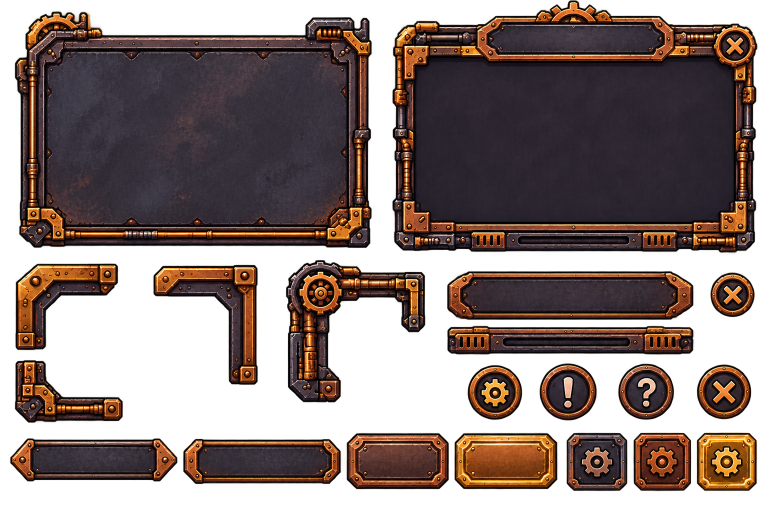
#> input picture Assets/Art/UI/SteampunkUiSheet.png, 1536 x 1024 px (shown at 1/2 size)
$ python key_ui_sheet.py
#> lines starting #> are read from the running program, lines starting #| are printed output that depends on the picture; after the words box and inside, x2 and y2 are one past the last pixel; in counts of white or black regions, pixels touching at a corner belong together
"""스토리 024. 사용자 스팀펑크 UI 시트의 갈색 배경을 투명으로 바꾸고 조각 rect·9분할 border를 JSON으로 기록한다.

PIL만 사용(numpy 없음). 원본은 건드리지 않는다.
사용: python tools/art/key_ui_sheet.py [--root <repo>] [--out-dir <dir>]

키잉 방식(외곽선 장벽 + 테두리 플러드):
  1. 조각은 거의 검은 외곽선(max(R,G,B) < OUTLINE_MAX)으로 둘러싸여 있다. 배경의 가장 어두운 곳도 max ≈ 31이라 구분된다.
  2. 외곽선 마스크를 1px 팽창(MaxFilter 3)해 안티앨리어싱 틈을 막는다.
  3. 이미지 테두리에서 외곽선이 아닌 픽셀로 플러드 → 닿은 곳 = 배경. 닿지 않은 곳 = 전경(조각 내부 구멍 자동 채움).
  4. 전경을 1px 침식(MinFilter 3)해 팽창분과 갈색 테를 없앤다.
"""
import argparse, json, os
from collections import deque
from PIL import Image, ImageDraw, ImageFilter, ImageChops

OUTLINE_MAX = 20        # 이 값보다 어두운(max 채널) 픽셀 = 외곽선 장벽
MIN_PIECE_AREA = 400    # 이보다 작은 연결 성분은 티끌로 버린다

# 9분할 border(시트 픽셀, l/b/r/t)와 내용 여백(pad: 프레임 두께, 글자가 파이프와 겹치지 않는 안쪽 거리).
# border는 모서리 장식(톱니·이음쇠)이 늘어나지 않게 pad보다 클 수 있다.
SPEC = {
    "frame_plain":       {"border": (176, 56, 136, 84),  "pad": (64, 48, 48, 76)},
    "frame_titled":      {"border": (180, 64, 180, 118), "pad": (44, 60, 44, 116)},
    "title_plate":       {"border": (44, 16, 44, 20),    "pad": (40, 12, 40, 18)},
    "progress_bar":      {"border": (112, 24, 112, 24),  "pad": (112, 16, 112, 20)},
    "btn_dark_arrows":   {"border": (44, 16, 44, 16),    "pad": (42, 14, 42, 12)},
    "btn_dark":          {"border": (32, 18, 32, 18),    "pad": (28, 13, 26, 13)},
    "btn_copper":        {"border": (24, 24, 24, 24),    "pad": (28, 24, 28, 24)},
    "btn_gold":          {"border": (24, 24, 24, 24),    "pad": (28, 24, 28, 24)},
    "slot_dark":         {"border": (24, 24, 24, 24),    "pad": (13, 12, 12, 12)},
    "slot_copper":       {"border": (24, 24, 24, 24),    "pad": (13, 12, 12, 12)},
    "slot_gold":         {"border": (24, 24, 24, 24),    "pad": (13, 12, 12, 12)},
}

def key(im):
    W, H = im.size
    r, g, b = im.split()
    mx = ImageChops.lighter(ImageChops.lighter(r, g), b)
    m = mx.point(lambda v: 255 if v < OUTLINE_MAX else 0).filter(ImageFilter.MaxFilter(3))
    seeds = [(x, y) for x in range(W) for y in (0, H - 1)] + [(x, y) for y in range(H) for x in (0, W - 1)]
    for p in seeds:
        if m.getpixel(p) == 0:
            ImageDraw.floodfill(m, p, 128)
    fg = m.point(lambda v: 0 if v == 128 else 255).filter(ImageFilter.MinFilter(3))
    out = im.convert("RGBA"); out.putalpha(fg)
    return out

def components(alpha, W, H):
    a = alpha.tobytes(); seen = bytearray(W * H); comps = []
    for i in range(W * H):
        if not a[i] or seen[i]:
            continue
        q = deque([i]); seen[i] = 1; n = 0; x0 = y0 = 1 << 30; x1 = y1 = -1
        while q:
            j = q.popleft(); n += 1; x, y = j % W, j // W
            x0 = min(x0, x); x1 = max(x1, x); y0 = min(y0, y); y1 = max(y1, y)
            for k in ((j - 1) if x > 0 else -1, (j + 1) if x < W - 1 else -1, j - W, j + W):
                if 0 <= k < W * H and a[k] and not seen[k]:
                    seen[k] = 1; q.append(k)
        if n >= MIN_PIECE_AREA:
            comps.append({"x": x0, "y": y0, "w": x1 - x0 + 1, "h": y1 - y0 + 1, "area": n})
    return comps

def name_pieces(comps, H):
    """위치·크기 규칙(시트 위쪽 기준 y). 애매하면 JSON을 손으로 고친다."""
    named = {}
    row1 = sorted([c for c in comps if c["y"] < 520], key=lambda c: c["x"])
    row3 = sorted([c for c in comps if c["y"] >= 860], key=lambda c: c["x"])
    row2 = [c for c in comps if 520 <= c["y"] < 860]
    for n, c in zip(["frame_plain", "frame_titled"], row1): named[n] = c
    for n, c in zip(["btn_dark_arrows", "btn_dark", "btn_copper", "btn_gold", "slot_dark", "slot_copper", "slot_gold"], row3): named[n] = c
    rounds = sorted([c for c in row2 if abs(c["w"] - c["h"]) <= 4 and c["w"] < 130], key=lambda c: (c["y"] > 700, c["x"]))
    for n, c in zip(["btn_round_close_top", "btn_round_gear", "btn_round_alert", "btn_round_help", "btn_round_close"], rounds): named[n] = c
    for c in row2:
        if c in rounds: continue
        cx = c["x"] + c["w"] / 2
        if c["w"] > 400: named["title_plate" if c["h"] > 80 else "progress_bar"] = c
        elif cx < 300: named["corner_a" if c["y"] < 700 else "pipe_corner_small"] = c
        elif cx < 560: named["corner_b"] = c
        else: named["pipe_corner_gear"] = c
    if len(named) != len(comps):
        raise SystemExit(f"이름 규칙 불일치: 성분 {len(comps)}개, 이름 {len(named)}개")
    out = []
    for n, c in named.items():
        spec = SPEC.get(n, {"border": (0, 0, 0, 0), "pad": (0, 0, 0, 0)})
        l, b, r, t = spec["border"]; pl, pb, pr, pt = spec["pad"]
        out.append({"name": n, "x": c["x"], "y": H - c["y"] - c["h"], "w": c["w"], "h": c["h"],
                    "border": {"l": l, "b": b, "r": r, "t": t}, "pad": {"l": pl, "b": pb, "r": pr, "t": pt}})
    return sorted(out, key=lambda e: (-e["y"], e["x"]))

def main():
    here = os.path.dirname(os.path.abspath(__file__))
    ap = argparse.ArgumentParser()
    ap.add_argument("--root", default=os.path.normpath(os.path.join(here, "..", "..")))
    ap.add_argument("--out-dir", default=None, help="keyed png·json·콘택트 시트 출력 폴더(기본: 저장소 경로)")
    a = ap.parse_args()
    src = os.path.join(a.root, "Assets/Art/UI/SteampunkUiSheet.png")
    keyed_path = os.path.join(a.out_dir or os.path.join(a.root, "Assets/Art/UI"), "SteampunkUiSheet_keyed.png")
    json_path = os.path.join(a.out_dir or os.path.join(a.root, "tools/art"), "ui_sheet_rects.json")
    ev_dir = a.out_dir or os.path.join(a.root, "production/qa/evidence/story-024-ui-skin-sprite-sheet")
    os.makedirs(ev_dir, exist_ok=True)
    im = Image.open(src).convert("RGB"); W, H = im.size
#> after `im = Image.open(src).convert('RGB')`:
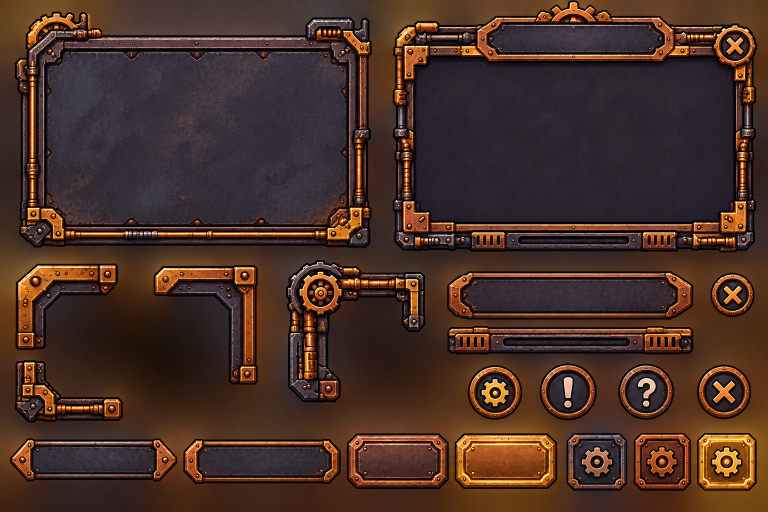
#> im: PIL image 1536x1024 RGB (shown at 1/2 size); mean R, G, B 72.9, 48.4, 38.4
#> after `W, H = im.size`: W = 1536; H = 1024
    keyed = key(im); keyed.save(keyed_path)
#> in key, `r, g, b = im.split()`:
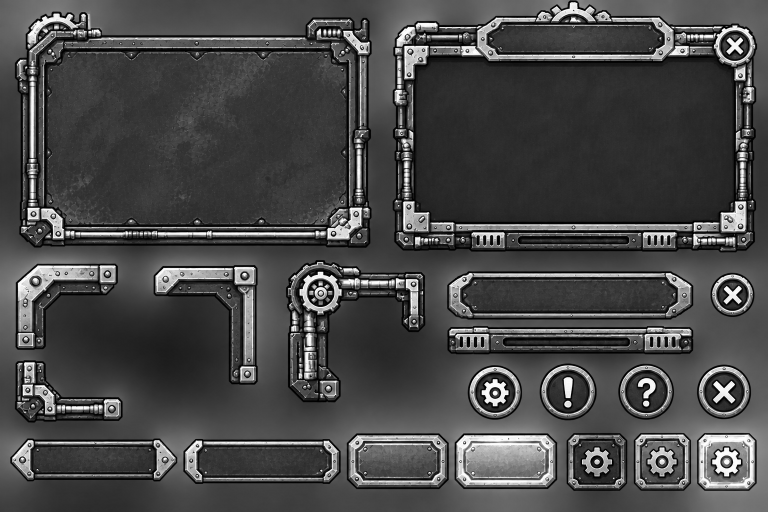
#> r: PIL image 1536x1024 L (shown at 1/2 size); min 0, max 255, mean 72.9
#> in key, `r, g, b = im.split()`:
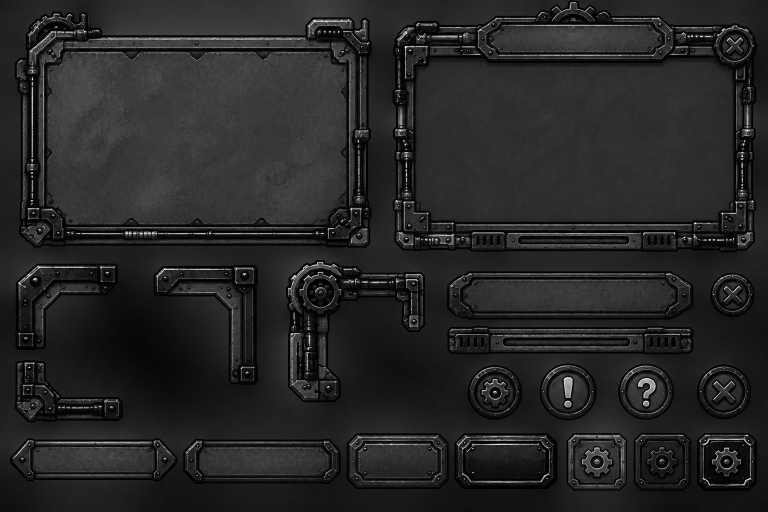
#> b: PIL image 1536x1024 L (shown at 1/2 size); min 0, max 255, mean 38.4
#> in key, `m = mx.point(lambda v: 255 if v < OUTLINE_MAX else 0).filter(ImageFilt..`:
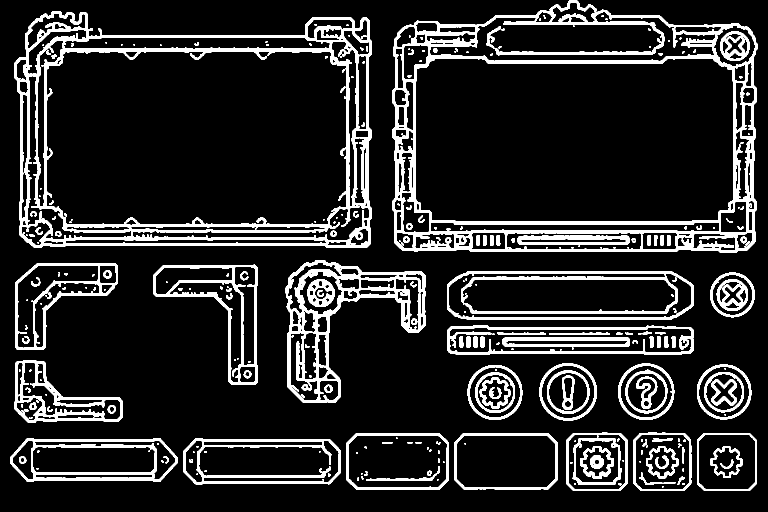
#> m: PIL image 1536x1024 L (shown at 1/2 size); 13.9% white; 322 white regions (132 under 20 px), largest, box (x1, y1, x2, y2) and area: (785, 0, 1515, 506) 47483, (29, 23, 744, 496) 46245, (571, 520, 851, 805) 16062
#> after the loop in key, `for p in seeds:`:
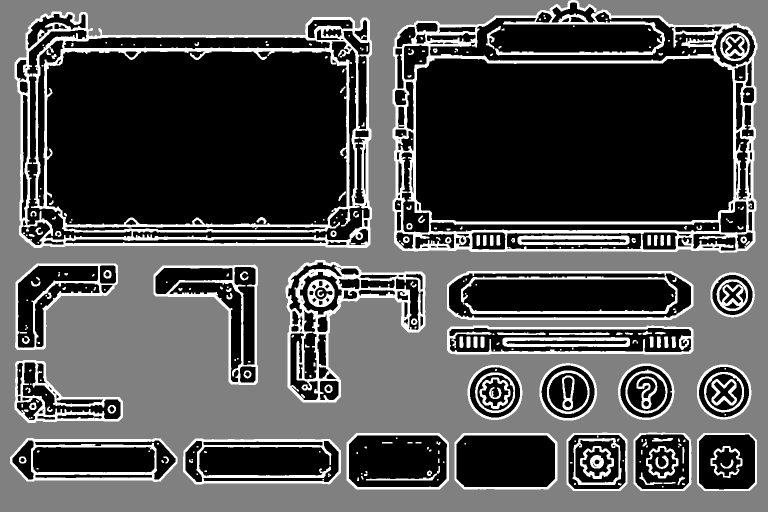
#> m: PIL image 1536x1024 L (shown at 1/2 size); min 0, max 255, mean 82.7
#> in key, `fg = m.point(lambda v: 0 if v == 128 else 255).filter(ImageFilter.MinF..`:
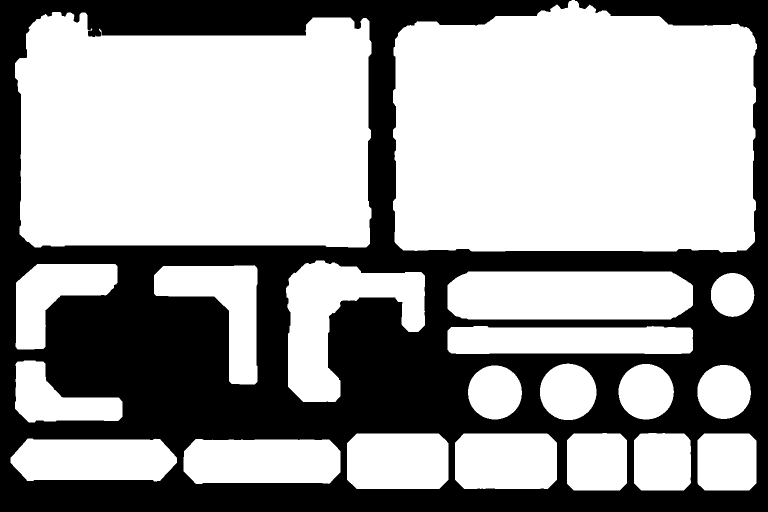
#> fg: PIL image 1536x1024 L (shown at 1/2 size); 62% white; 1 black region, box (x1, y1, x2, y2) and area: (0, 0, 1536, 1024) 597612
    mag = Image.new("RGBA", (W, H), (255, 0, 255, 255)); mag.alpha_composite(keyed)
#> after `mag.alpha_composite(keyed)`:
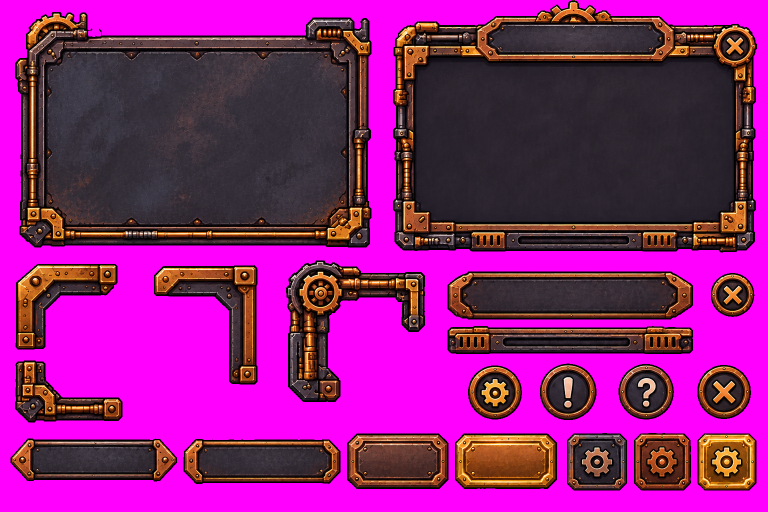
#> mag: PIL image 1536x1024 RGBA (shown at 1/2 size); mean R, G, B, A 142.2, 31, 124.1, 255
    mag.convert("RGB").save(os.path.join(ev_dir, "keyed_contact.png"))
    pieces = name_pieces(components(keyed.getchannel("A"), W, H), H)
#> after the loop in components, `for i in range(W * H):`: comps = 20 items
#> in name_pieces, `row1 = sorted([c for c in comps if c["y"] < 520], key=lambda c: c["x"])`: row1 = 2 items
#> in name_pieces, `row3 = sorted([c for c in comps if c["y"] >= 860], key=lambda c: c["x"])`: row3 = 7 items
#> in name_pieces, `row2 = [c for c in comps if 520 <= c["y"] < 860]`: row2 = 11 items
#> the loop in name_pieces, `for n, c in zip(["frame_plain", "frame_titled"], row1): named[n] = c` made 2 passes
#> (n, c) on passes 1 to 2: ('frame_plain', {'x': 30, 'y': 24, 'w': 713, 'h': 471, 'area': 301503}), ('frame_titled', {'x': 786, 'y': 0, 'w': 728, 'h': 505, 'area': 332465})
#> after the loop in name_pieces, `for n, c in zip(["frame_plain", "frame_titled"], row1): named[n] = c`: named = 2 items
#> the loop in name_pieces, `for n, c in zip(["btn_dark_arrows", "btn_dark", "btn_copper", "btn_gol..` made 7 passes
#> (n, c) on passes 1 to 7: ('btn_dark_arrows', {'x': 21, 'y': 877, 'w': 333, 'h': 86, 'area': 24736}), ('btn_dark', {'x': 367, 'y': 878, 'w': 314, 'h': 90, 'area': 26211}), ('btn_copper', {'x': 694, 'y': 867, 'w': 203, 'h': 111, 'area': 21806}), ('btn_gold', {'x': 910, 'y': 867, 'w': 204, 'h': 111, 'area': 21931}), ('slot_dark', {'x': 1134, 'y': 866, 'w': 120, 'h': 115, 'area': 13311}), ('slot_copper', {'x': 1268, 'y': 866, 'w': 114, 'h': 115, 'area': 12599}), ('slot_gold', {'x': 1395, 'y': 867, 'w': 118, 'h': 114, 'area': 13050})
#> after the loop in name_pieces, `for n, c in zip(["btn_dark_arrows", "btn_dark", "btn_copper", "btn_gol..`: named = 9 items
#> in name_pieces, `rounds = sorted([c for c in row2 if abs(c["w"] - c["h"]) <= 4 and c["w..`: rounds = 5 items
#> the loop in name_pieces, `for n, c in zip(["btn_round_close_top", "btn_round_gear", "btn_round_a..` made 5 passes
#> (n, c) on passes 1 to 5: ('btn_round_close_top', {'x': 1422, 'y': 546, 'w': 87, 'h': 88, 'area': 5982}), ('btn_round_gear', {'x': 936, 'y': 731, 'w': 108, 'h': 108, 'area': 9156}), ('btn_round_alert', {'x': 1080, 'y': 727, 'w': 113, 'h': 113, 'area': 10036}), ('btn_round_help', {'x': 1237, 'y': 728, 'w': 111, 'h': 111, 'area': 9641}), ('btn_round_close', {'x': 1395, 'y': 730, 'w': 107, 'h': 108, 'area': 9103})
#> after the loop in name_pieces, `for n, c in zip(["btn_round_close_top", "btn_round_gear", "btn_round_a..`: named = 14 items
#> the loop in name_pieces, `for c in row2:` made 11 passes
#> (c, cx) on passes 1, 2, 3, 4, 6, 7: ({'x': 572, 'y': 521, 'w': 278, 'h': 283, 'area': 37108}, 711), ({'x': 31, 'y': 528, 'w': 204, 'h': 171, 'area': 18510}, 133), ({'x': 308, 'y': 530, 'w': 207, 'h': 239, 'area': 22532}, 411.5), ({'x': 895, 'y': 543, 'w': 491, 'h': 96, 'area': 45162}, 1140.5), ({'x': 895, 'y': 652, 'w': 491, 'h': 56, 'area': 25808}, 1140.5), ({'x': 30, 'y': 721, 'w': 215, 'h': 124, 'area': 14602}, 137.5)
#> after the loop in name_pieces, `for c in row2:`: named = 20 items
#> the loop in name_pieces, `for n, c in named.items():` made 20 passes
#> (n, c, l, b, r, t, pl, pb) on passes 1 to 7: ('frame_plain', {'x': 30, 'y': 24, 'w': 713, 'h': 471, 'area': 301503}, 176, 56, 136, 84, 64, 48), ('frame_titled', {'x': 786, 'y': 0, 'w': 728, 'h': 505, 'area': 332465}, 180, 64, 180, 118, 44, 60), ('btn_dark_arrows', {'x': 21, 'y': 877, 'w': 333, 'h': 86, 'area': 24736}, 44, 16, 44, 16, 42, 14), ('btn_dark', {'x': 367, 'y': 878, 'w': 314, 'h': 90, 'area': 26211}, 32, 18, 32, 18, 28, 13), ('btn_copper', {'x': 694, 'y': 867, 'w': 203, 'h': 111, 'area': 21806}, 24, 24, 24, 24, 28, 24), ('btn_gold', {'x': 910, 'y': 867, 'w': 204, 'h': 111, 'area': 21931}, 24, 24, 24, 24, 28, 24), ('slot_dark', {'x': 1134, 'y': 866, 'w': 120, 'h': 115, 'area': 13311}, 24, 24, 24, 24, 13, 12)
#> pieces = 20 items
    with open(json_path, "w", encoding="utf-8") as f:
        json.dump(pieces, f, ensure_ascii=False, indent=2)
    print(f"{'name':22}{'x':>6}{'y':>6}{'w':>6}{'h':>6}   border l/b/r/t     pad l/b/r/t")
    for e in pieces:
        bd, pd = e["border"], e["pad"]
        print(f"{e['name']:22}{e['x']:>6}{e['y']:>6}{e['w']:>6}{e['h']:>6}   {bd['l']}/{bd['b']}/{bd['r']}/{bd['t']:<10} {pd['l']}/{pd['b']}/{pd['r']}/{pd['t']}")
#> this loop made 20 passes
#> (bd, pd) on passes 1, 2, 4, 6, 14, 15, 16, 17: ({'l': 176, 'b': 56, 'r': 136, 't': 84}, {'l': 64, 'b': 48, 'r': 48, 't': 76}), ({'l': 180, 'b': 64, 'r': 180, 't': 118}, {'l': 44, 'b': 60, 'r': 44, 't': 116}), ({'l': 44, 'b': 16, 'r': 44, 't': 20}, {'l': 40, 'b': 12, 'r': 40, 't': 18}), ({'l': 112, 'b': 24, 'r': 112, 't': 24}, {'l': 112, 'b': 16, 'r': 112, 't': 20}), ({'l': 44, 'b': 16, 'r': 44, 't': 16}, {'l': 42, 'b': 14, 'r': 42, 't': 12}), ({'l': 32, 'b': 18, 'r': 32, 't': 18}, {'l': 28, 'b': 13, 'r': 26, 't': 13}), ({'l': 24, 'b': 24, 'r': 24, 't': 24}, {'l': 28, 'b': 24, 'r': 28, 't': 24}), ({'l': 24, 'b': 24, 'r': 24, 't': 24}, {'l': 28, 'b': 24, 'r': 28, 't': 24})
#> pd on passes 3, 5, 7, 8, 9, 10: {'l': 0, 'b': 0, 'r': 0, 't': 0}, {'l': 0, 'b': 0, 'r': 0, 't': 0}, {'l': 0, 'b': 0, 'r': 0, 't': 0}, {'l': 0, 'b': 0, 'r': 0, 't': 0}, {'l': 0, 'b': 0, 'r': 0, 't': 0}, {'l': 0, 'b': 0, 'r': 0, 't': 0}
#| frame_plain               30   529   713   471   176/56/136/84         64/48/48/76
#| frame_titled             786   519   728   505   180/64/180/118        44/60/44/116
#| btn_round_close_top     1422   390    87    88   0/0/0/0          0/0/0/0
#| title_plate              895   385   491    96   44/16/44/20         40/12/40/18
#| corner_a                  31   325   204   171   0/0/0/0          0/0/0/0
#| progress_bar             895   316   491    56   112/24/112/24         112/16/112/20
#| corner_b                 308   255   207   239   0/0/0/0          0/0/0/0
#| pipe_corner_gear         572   220   278   283   0/0/0/0          0/0/0/0
#> (further printed lines are left out)
    print(f"keyed={keyed_path}\njson={json_path}")

if __name__ == "__main__":
    main()
